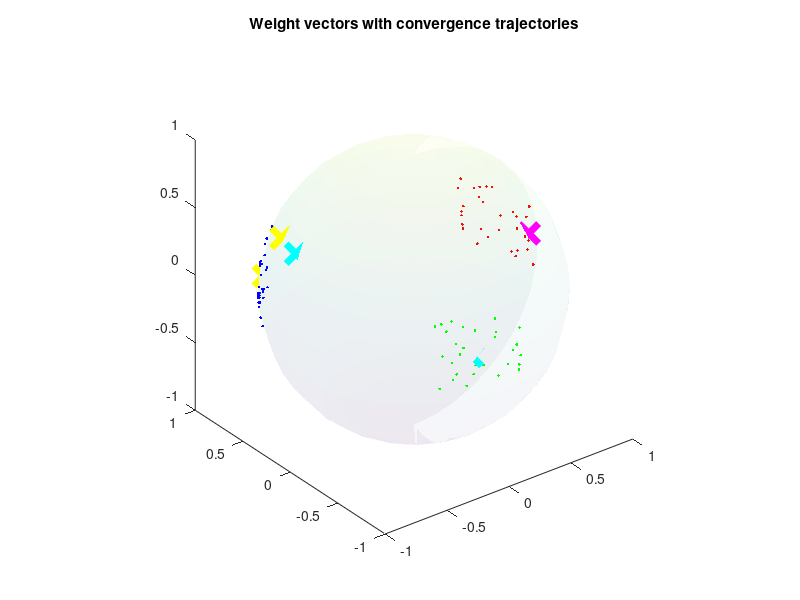
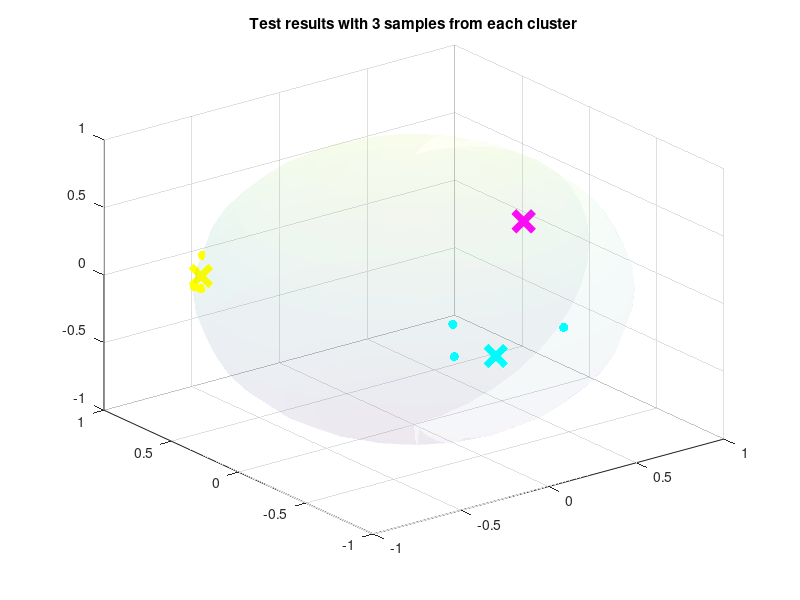

These charts were generated, in order, by the following MATLAB code:
% EE550 HW4

%% Initialization
clear ; close all; clc


%% Generating 3-D Dataset

% Creating 3 Clusters from spherical coordinates
rng('shuffle');
rvals = 0.5*rand(30,1)-0.2;
elevation = asin(rvals);
azimuth_reg1 = pi/5*rand(30,1);
azimuth_reg2 = 2*pi/3 + pi/5*rand(30,1);
azimuth_reg3 = 4*pi/3 + pi/5*rand(30,1);

%Converting to cartesian
[x1,y1,z1] = sph2cart(azimuth_reg1,elevation,1);
[x2,y2,z2] = sph2cart(azimuth_reg2,elevation,1);
[x3,y3,z3] = sph2cart(azimuth_reg3,elevation,1);
[x4,y4,z4] = sphere ;




%% Plotting the sample vectors
fprintf("Plotting the sample vectors with random weights...\n");
figure
plot3(x1,y1,z1,'.', 'Color', 'red')
hold on;
plot3(x2,y2,z2,'.', 'Color', 'blue')
plot3(x3,y3,z3,'.', 'Color', 'green')

surf(x4,y4,z4,'FaceAlpha',0.05, 'LineStyle', 'none');
axis equal



%% Creating random normalized weight vectors

lineWidth = 5;
area = 200;
cross1_color = 'cyan';
cross2_color = 'yellow';
cross3_color = 'magenta';

w1 = .02*rand(3,1)-.01;
w1 = w1 ./ norm(w1);

w2 = .02*rand(3,1)-.01;
w2 = w2 ./ norm(w2);

w3 = .02*rand(3,1)-.01;
w3 = w3 ./ norm(w3);


%Plotting the initial random weights
scatter3(w1(1),w1(2),w1(3), area, 'x',...
    'LineWidth', lineWidth, 'MarkerEdgeColor', cross1_color);
scatter3(w2(1),w2(2),w2(3), area, 'x',...
    'LineWidth', lineWidth, 'MarkerEdgeColor', cross2_color);
scatter3(w3(1),w3(2),w3(3), area, 'x',...
    'LineWidth', lineWidth, 'MarkerEdgeColor', cross3_color);

title("Sample vectors with random weights");

fprintf("Program paused. Press any key to continue...\n\n");
pause;


%% Learning algorithm for winner take-all network

%Preparing the variables
w = [w1, w2, w3];
zeta_total = [x1(1:27), y1(1:27), z1(1:27); x2(1:27), y2(1:27), z2(1:27);...
    x3(1:27), y3(1:27), z3(1:27)];
zeta_total(randperm(length(zeta_total)));
w_past = zeros(81,3,3);
eta = 0.25;

%Learning
for i = 1:81
    %Keep track of past data
    w_past(i,:,:) = w;
    o = zeros(3,1);
    zeta = zeta_total(i, :);
    
    %Calculating distances
    dist1 = norm(zeta' - w(:,1));
    dist2 = norm(zeta' - w(:,2));
    dist3 = norm(zeta' - w(:,3));
   
    %Taking their minimum idx
    [~, winnerIdx]= min([dist1 dist2 dist3]);
    o(winnerIdx) = 1;
    
    %Updating only the winner
    w = w + eta * (o' .* (zeta' - w)); 
      
end



%% Plotting weights after learning
fprintf("Plotting trajectories on the same graph...\n");

%Plotting trajectories
plot3(w_past(:,1,1),w_past(:,2,1),w_past(:,3,1),...
    'Color', cross1_color, 'LineWidth', 1);
plot3(w_past(:,1,2),w_past(:,2,2),w_past(:,3,2),...
    'Color', cross2_color, 'LineWidth', 1);
plot3(w_past(:,1,3),w_past(:,2,3),w_past(:,3,3),...
    'Color', cross3_color,'LineWidth', 1);

%Plotting the converged weights
scatter3(w(1,1),w(2,1),w(3,1), area, 'x',...
'LineWidth', lineWidth, 'MarkerEdgeColor', cross1_color);
scatter3(w(1,2),w(2,2),w(3,2), area, 'x',...
'LineWidth', lineWidth, 'MarkerEdgeColor', cross2_color);
scatter3(w(1,3),w(2,3),w(3,3), area, 'x',...
'LineWidth', lineWidth, 'MarkerEdgeColor', cross3_color);

title("Weight vectors with convergence trajectories");

fprintf("Program paused. Press any key to continue...\n\n");
pause;


%% Testing the algorithm

fprintf("Testing the algorithm with 9 samples...\n");

%Getting the samples
zeta_t = [x1(28:end), y1(28:end), z1(28:end); x2(28:end), y2(28:end),...
    z2((28:end)); x3(28:end), y3(28:end), z3(28:end)];

%Plotting the weights
figure;
scatter3(w(1,1),w(2,1),w(3,1), area, 'x',...
'LineWidth', lineWidth, 'MarkerEdgeColor', cross1_color);
hold on;
scatter3(w(1,2),w(2,2),w(3,2), area, 'x',...
'LineWidth', lineWidth, 'MarkerEdgeColor', cross2_color);
scatter3(w(1,3),w(2,3),w(3,3), area, 'x',...
'LineWidth', lineWidth, 'MarkerEdgeColor', cross3_color);
surf(x4,y4,z4,'FaceAlpha',0.05, 'LineStyle', 'none');



for i = 1:9
    
    %Getting the net input
    h = zeta_t(i,:) * w; 
    
    %Getting the index of the most probable cluster 
    [~, prediction] = max(h);
    
    %Based on the prediction, assigning the colors of the weights.
    switch prediction
        case 1
            color = cross1_color;
        case 2
            color = cross2_color;
        case 3
            color = cross3_color;
    end
    
    %Plotting the new data points, with assigned colors.
    plot3(zeta_t(i,1), zeta_t(i,2), zeta_t(i,3), '.', 'Color', color,...
        'MarkerSize', 20);
    
end
title("Test results with 3 samples from each cluster");

fprintf("Program ended. Press any key to exit...\n\n");
pause;
close all;

















